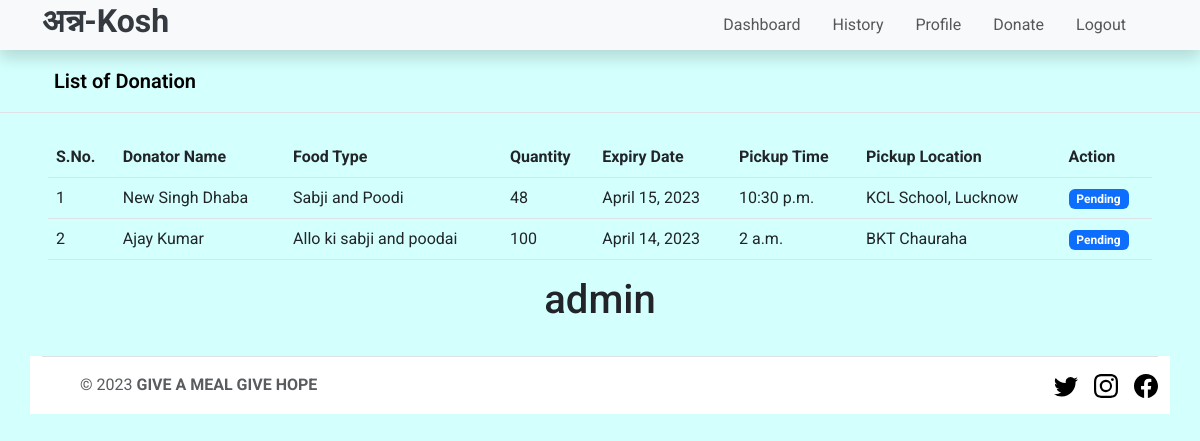
Page /history/ (signed in) on the committed database.
### myapp/models.py (models this page shows, shortened)
class Donation(models.Model):
    donator_name = models.CharField(max_length=255)
    food_type = models.CharField(max_length=255)
    quantity = models.IntegerField()
    expiry_date = models.DateField()
    pickup_time = models.TimeField()
    pickup_location = models.CharField(max_length=255)
    created_at = models.DateTimeField(auto_now_add=True)
    action = models.CharField(max_length=255, default="Pending")

### myapp/views.py (the view)
# urls.py: path('history/', views.history, name='history'),
def history(request):
    ngo = request.user.groups.filter(name='ngo').exists
    donator = request.user.groups.filter(name='donator').exists
    donations = Donation.objects.all().order_by('-created_at')
    return render(request, 'history.html', locals())

### templates/history.html (shortened to what this page needs)
{% extends 'base.html' %}
{% block main %}
    <a href="/" class="d-flex align-items-center flex-shrink-0 p-3 link-body-emphasis text-decoration-none border-bottom">
        <svg class="bi pe-none me-2" width="30" height="24"><use xlink:href="#bootstrap"/></svg>
        <span class="fs-5 fw-semibold">List of Donation</span>
    </a>
    <div class="px-5 py-4 ">
      <table class="table">
        <thead>
          <tr>
            <th>S.No.</th>
            <th>Donator Name</th>
            <th>Food Type</th>
            <th>Quantity</th>
            <th>Expiry Date</th>
            <th>Pickup Time</th>
            <th>Pickup Location</th>
            <th>Action</th>
          </tr>
        </thead>
        <tbody>
          {% for donation in donations %}
          <tr>
            <td>{{ forloop.counter }}</td>
            <td>{{ donation.donator_name }}</td>
            <td>{{ donation.food_type }}</td>
            <td>{{ donation.quantity }}</td>
            <td>{{ donation.expiry_date }}</td>
            <td>{{ donation.pickup_time }}</td>
            <td>{{ donation.pickup_location }}</td>
            <td>
              {% if ngo %}
                {% if donation.action  == 'Pending' %}
                  <a class="btn btn-primary" href="accept" >Accept</a>
                {% else %}
                  <span class="badge text-bg-success">Accept</span>
                {% endif %}
              {% else %}
                  {% if donation.action  == 'Pending' %}
                    <span class="badge text-bg-primary">Pending</span>
                  {% else %}
                    <span class="badge text-bg-success">Accept</span>
                  {% endif %}
              {% endif %}
            </td>
          </tr>
          {% endfor %}
        </tbody>
      </table>
      <h1 class="text-center">{{ user.username }}</h1>
    </div>
{% endblock main %}

### static/css/style.css (style rules this page uses)
* { font-family: 'Roboto', sans-serif; }
body { background-color:rgba(211, 255, 252, 1); }

### rows in the picture
Donation: donator_name "New Singh Dhaba", food_type "Sabji and Poodi", quantity "48", expiry_date "April 15, 2023", pickup_time "10:30 p.m.", pickup_location "KCL School, Lucknow", action "Pending"
Donation: donator_name "Ajay Kumar", food_type "Allo ki sabji and poodai", quantity "100", expiry_date "April 14, 2023", pickup_time "2 a.m.", pickup_location "BKT Chauraha", action "Pending"

### other values in the picture
{{ user.username }} "admin"
